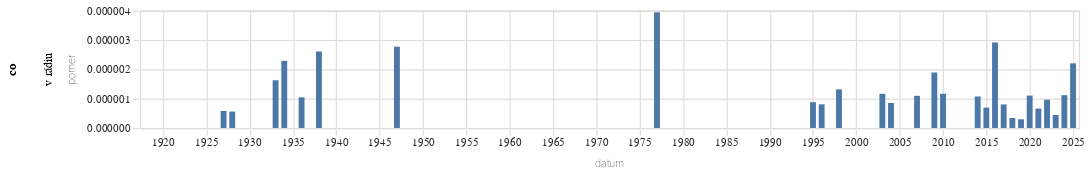

The code cell stored with this chart in its notebook:
### Code cell
graf(vyvoj_vyskytu("(?i)v r[aá]diu","v rádiu"))

### Figure 1 — Vega-Lite specification as saved in the notebook (floating-point values rounded to 4 significant figures)
{"config": {"title": {"font": "Noticia Text", "fontSize": 11.5, "anchor": "start", "lineHeight": 19, "fontWeight": "bolder", "subtitleFont": "Noticia Text", "subtitleFontSize": 10, "subtitleLineHeight": 15, "subtitlePadding": 10, "dy": -10, "color": "#292829", "subtitleColor": "#292829"}, "axis": {"labelFont": "Asap", "titleFont": "Asap", "fontWeight": "lighter", "titleFontWeight": "lighter", "labelFontSize": 9, "titleFontSize": 9, "labelPadding": 2, "titlePadding": 9, "domainOpacity": 0, "tickColor": "#DCDDD6", "labelColor": "#292829"}, "legend": {"labelFont": "Asap", "labelFontWeight": "normal", "titleFont": "Asap", "titleFontWeight": "normal", "labelFontSize": 9, "titleFontSize": 9, "labelColor": "#292829"}}, "data": {"name": "data-04d8b19cdf65a980f33343ef9ed17efe"}, "mark": {"type": "bar"}, "encoding": {"row": {"field": "co", "type": "nominal"}, "x": {"field": "datum", "type": "temporal"}, "y": {"field": "pomer", "type": "quantitative"}}, "height": 100, "width": 800, "$schema": "https://vega.github.io/schema/vega-lite/v5.8.0.json", "datasets": {"data-04d8b19cdf65a980f33343ef9ed17efe": [{"datum": "1918-01-01T00:00:00", "vyskytu": 0, "pocet_slov": 172010, "pomer": 0.0, "co": "v rádiu"}, {"datum": "1919-01-01T00:00:00", "vyskytu": 0, "pocet_slov": 1547459, "pomer": 0.0, "co": "v rádiu"}, {"datum": "1920-01-01T00:00:00", "vyskytu": 0, "pocet_slov": 1557497, "pomer": 0.0, "co": "v rádiu"}, {"datum": "1921-01-01T00:00:00", "vyskytu": 0, "pocet_slov": 1814119, "pomer": 0.0, "co": "v rádiu"}, {"datum": "1922-01-01T00:00:00", "vyskytu": 0, "pocet_slov": 1739976, "pomer": 0.0, "co": "v rádiu"}, {"datum": "1923-01-01T00:00:00", "vyskytu": 0, "pocet_slov": 1131296, "pomer": 0.0, "co": "v rádiu"}, {"datum": "1924-01-01T00:00:00", "vyskytu": 0, "pocet_slov": 1386775, "pomer": 0.0, "co": "v rádiu"}, {"datum": "1925-01-01T00:00:00", "vyskytu": 0, "pocet_slov": 989387, "pomer": 0.0, "co": "v rádiu"}, {"datum": "1926-01-01T00:00:00", "vyskytu": 0, "pocet_slov": 1629693, "pomer": 0.0, "co": "v rádiu"}, {"datum": "1927-01-01T00:00:00", "vyskytu": 1, "pocet_slov": 1725378, "pomer": 5.796e-07, "co": "v rádiu"}, {"datum": "1928-01-01T00:00:00", "vyskytu": 1, "pocet_slov": 1786584, "pomer": 5.597e-07, "co": "v rádiu"}, {"datum": "1929-01-01T00:00:00", "vyskytu": 0, "pocet_slov": 907519, "pomer": 0.0, "co": "v rádiu"}, {"datum": "1930-01-01T00:00:00", "vyskytu": 0, "pocet_slov": 1990549, "pomer": 0.0, "co": "v rádiu"}, {"datum": "1931-01-01T00:00:00", "vyskytu": 0, "pocet_slov": 1466185, "pomer": 0.0, "co": "v rádiu"}, {"datum": "1932-01-01T00:00:00", "vyskytu": 0, "pocet_slov": 1117587, "pomer": 0.0, "co": "v rádiu"}, {"datum": "1933-01-01T00:00:00", "vyskytu": 2, "pocet_slov": 1230441, "pomer": 1.625e-06, "co": "v rádiu"}, {"datum": "1934-01-01T00:00:00", "vyskytu": 2, "pocet_slov": 874472, "pomer": 2.287e-06, "co": "v rádiu"}, {"datum": "1935-01-01T00:00:00", "vyskytu": 0, "pocet_slov": 712050, "pomer": 0.0, "co": "v rádiu"}, {"datum": "1936-01-01T00:00:00", "vyskytu": 1, "pocet_slov": 958205, "pomer": 1.044e-06, "co": "v rádiu"}, {"datum": "1937-01-01T00:00:00", "vyskytu": 0, "pocet_slov": 733783, "pomer": 0.0, "co": "v rádiu"}, {"datum": "1938-01-01T00:00:00", "vyskytu": 1, "pocet_slov": 383461, "pomer": 2.608e-06, "co": "v rádiu"}, {"datum": "1945-01-01T00:00:00", "vyskytu": 0, "pocet_slov": 140144, "pomer": 0.0, "co": "v rádiu"}, {"datum": "1946-01-01T00:00:00", "vyskytu": 0, "pocet_slov": 1129068, "pomer": 0.0, "co": "v rádiu"}, {"datum": "1947-01-01T00:00:00", "vyskytu": 3, "pocet_slov": 1083098, "pomer": 2.77e-06, "co": "v rádiu"}, {"datum": "1948-01-01T00:00:00", "vyskytu": 0, "pocet_slov": 618132, "pomer": 0.0, "co": "v rádiu"}, {"datum": "1949-01-01T00:00:00", "vyskytu": 0, "pocet_slov": 357203, "pomer": 0.0, "co": "v rádiu"}, {"datum": "1950-01-01T00:00:00", "vyskytu": 0, "pocet_slov": 208781, "pomer": 0.0, "co": "v rádiu"}, {"datum": "1951-01-01T00:00:00", "vyskytu": 0, "pocet_slov": 219888, "pomer": 0.0, "co": "v rádiu"}, {"datum": "1952-01-01T00:00:00", "vyskytu": 0, "pocet_slov": 189920, "pomer": 0.0, "co": "v rádiu"}, {"datum": "1953-01-01T00:00:00", "vyskytu": 0, "pocet_slov": 114518, "pomer": 0.0, "co": "v rádiu"}, {"datum": "1954-01-01T00:00:00", "vyskytu": 0, "pocet_slov": 98416, "pomer": 0.0, "co": "v rádiu"}, {"datum": "1955-01-01T00:00:00", "vyskytu": 0, "pocet_slov": 78833, "pomer": 0.0, "co": "v rádiu"}, {"datum": "1956-01-01T00:00:00", "vyskytu": 0, "pocet_slov": 138430, "pomer": 0.0, "co": "v rádiu"}, {"datum": "1957-01-01T00:00:00", "vyskytu": 0, "pocet_slov": 137388, "pomer": 0.0, "co": "v rádiu"}, {"datum": "1958-01-01T00:00:00", "vyskytu": 0, "pocet_slov": 142112, "pomer": 0.0, "co": "v rádiu"}, {"datum": "1959-01-01T00:00:00", "vyskytu": 0, "pocet_slov": 141333, "pomer": 0.0, "co": "v rádiu"}, {"datum": "1960-01-01T00:00:00", "vyskytu": 0, "pocet_slov": 181817, "pomer": 0.0, "co": "v rádiu"}, {"datum": "1961-01-01T00:00:00", "vyskytu": 0, "pocet_slov": 216288, "pomer": 0.0, "co": "v rádiu"}, {"datum": "1962-01-01T00:00:00", "vyskytu": 0, "pocet_slov": 98793, "pomer": 0.0, "co": "v rádiu"}, {"datum": "1963-01-01T00:00:00", "vyskytu": 0, "pocet_slov": 139432, "pomer": 0.0, "co": "v rádiu"}, {"datum": "1964-01-01T00:00:00", "vyskytu": 0, "pocet_slov": 288820, "pomer": 0.0, "co": "v rádiu"}, {"datum": "1965-01-01T00:00:00", "vyskytu": 0, "pocet_slov": 194814, "pomer": 0.0, "co": "v rádiu"}, {"datum": "1966-01-01T00:00:00", "vyskytu": 0, "pocet_slov": 247115, "pomer": 0.0, "co": "v rádiu"}, {"datum": "1967-01-01T00:00:00", "vyskytu": 0, "pocet_slov": 225198, "pomer": 0.0, "co": "v rádiu"}, {"datum": "1968-01-01T00:00:00", "vyskytu": 0, "pocet_slov": 559905, "pomer": 0.0, "co": "v rádiu"}, {"datum": "1969-01-01T00:00:00", "vyskytu": 0, "pocet_slov": 368721, "pomer": 0.0, "co": "v rádiu"}, {"datum": "1970-01-01T00:00:00", "vyskytu": 0, "pocet_slov": 248046, "pomer": 0.0, "co": "v rádiu"}, {"datum": "1971-01-01T00:00:00", "vyskytu": 0, "pocet_slov": 263102, "pomer": 0.0, "co": "v rádiu"}, {"datum": "1972-01-01T00:00:00", "vyskytu": 0, "pocet_slov": 213032, "pomer": 0.0, "co": "v rádiu"}, {"datum": "1973-01-01T00:00:00", "vyskytu": 0, "pocet_slov": 280835, "pomer": 0.0, "co": "v rádiu"}, {"datum": "1974-01-01T00:00:00", "vyskytu": 0, "pocet_slov": 291980, "pomer": 0.0, "co": "v rádiu"}, {"datum": "1975-01-01T00:00:00", "vyskytu": 0, "pocet_slov": 335255, "pomer": 0.0, "co": "v rádiu"}, {"datum": "1976-01-01T00:00:00", "vyskytu": 0, "pocet_slov": 244998, "pomer": 0.0, "co": "v rádiu"}, {"datum": "1977-01-01T00:00:00", "vyskytu": 1, "pocet_slov": 253702, "pomer": 3.942e-06, "co": "v rádiu"}, {"datum": "1978-01-01T00:00:00", "vyskytu": 0, "pocet_slov": 289894, "pomer": 0.0, "co": "v rádiu"}, {"datum": "1979-01-01T00:00:00", "vyskytu": 0, "pocet_slov": 252883, "pomer": 0.0, "co": "v rádiu"}, {"datum": "1980-01-01T00:00:00", "vyskytu": 0, "pocet_slov": 242065, "pomer": 0.0, "co": "v rádiu"}, {"datum": "1981-01-01T00:00:00", "vyskytu": 0, "pocet_slov": 134899, "pomer": 0.0, "co": "v rádiu"}, {"datum": "1982-01-01T00:00:00", "vyskytu": 0, "pocet_slov": 186973, "pomer": 0.0, "co": "v rádiu"}, {"datum": "1983-01-01T00:00:00", "vyskytu": 0, "pocet_slov": 227768, "pomer": 0.0, "co": "v rádiu"}, {"datum": "1984-01-01T00:00:00", "vyskytu": 0, "pocet_slov": 191735, "pomer": 0.0, "co": "v rádiu"}, {"datum": "1985-01-01T00:00:00", "vyskytu": 0, "pocet_slov": 165973, "pomer": 0.0, "co": "v rádiu"}, {"datum": "1986-01-01T00:00:00", "vyskytu": 0, "pocet_slov": 98877, "pomer": 0.0, "co": "v rádiu"}, {"datum": "1987-01-01T00:00:00", "vyskytu": 0, "pocet_slov": 149991, "pomer": 0.0, "co": "v rádiu"}, {"datum": "1988-01-01T00:00:00", "vyskytu": 0, "pocet_slov": 167631, "pomer": 0.0, "co": "v rádiu"}, {"datum": "1989-01-01T00:00:00", "vyskytu": 0, "pocet_slov": 255151, "pomer": 0.0, "co": "v rádiu"}, {"datum": "1990-01-01T00:00:00", "vyskytu": 0, "pocet_slov": 833434, "pomer": 0.0, "co": "v rádiu"}, {"datum": "1991-01-01T00:00:00", "vyskytu": 0, "pocet_slov": 1410605, "pomer": 0.0, "co": "v rádiu"}, {"datum": "1992-01-01T00:00:00", "vyskytu": 0, "pocet_slov": 1217148, "pomer": 0.0, "co": "v rádiu"}, {"datum": "1993-01-01T00:00:00", "vyskytu": 0, "pocet_slov": 1127475, "pomer": 0.0, "co": "v rádiu"}, {"datum": "1994-01-01T00:00:00", "vyskytu": 0, "pocet_slov": 948063, "pomer": 0.0, "co": "v rádiu"}, {"datum": "1995-01-01T00:00:00", "vyskytu": 1, "pocet_slov": 1138209, "pomer": 8.786e-07, "co": "v rádiu"}, {"datum": "1996-01-01T00:00:00", "vyskytu": 1, "pocet_slov": 1240947, "pomer": 8.058e-07, "co": "v rádiu"}, {"datum": "1997-01-01T00:00:00", "vyskytu": 0, "pocet_slov": 2179318, "pomer": 0.0, "co": "v rádiu"}, {"datum": "1998-01-01T00:00:00", "vyskytu": 2, "pocet_slov": 1522654, "pomer": 1.313e-06, "co": "v rádiu"}, {"datum": "1999-01-01T00:00:00", "vyskytu": 0, "pocet_slov": 2465372, "pomer": 0.0, "co": "v rádiu"}, {"datum": "2000-01-01T00:00:00", "vyskytu": 0, "pocet_slov": 2483127, "pomer": 0.0, "co": "v rádiu"}, {"datum": "2001-01-01T00:00:00", "vyskytu": 0, "pocet_slov": 2462192, "pomer": 0.0, "co": "v rádiu"}, {"datum": "2002-01-01T00:00:00", "vyskytu": 0, "pocet_slov": 1931845, "pomer": 0.0, "co": "v rádiu"}, {"datum": "2003-01-01T00:00:00", "vyskytu": 3, "pocet_slov": 2578085, "pomer": 1.164e-06, "co": "v rádiu"}, {"datum": "2004-01-01T00:00:00", "vyskytu": 2, "pocet_slov": 2351739, "pomer": 8.504e-07, "co": "v rádiu"}, {"datum": "2005-01-01T00:00:00", "vyskytu": 0, "pocet_slov": 2582168, "pomer": 0.0, "co": "v rádiu"}, {"datum": "2006-01-01T00:00:00", "vyskytu": 0, "pocet_slov": 1552476, "pomer": 0.0, "co": "v rádiu"}, {"datum": "2007-01-01T00:00:00", "vyskytu": 2, "pocet_slov": 1826653, "pomer": 1.095e-06, "co": "v rádiu"}, {"datum": "2008-01-01T00:00:00", "vyskytu": 0, "pocet_slov": 1786832, "pomer": 0.0, "co": "v rádiu"}, {"datum": "2009-01-01T00:00:00", "vyskytu": 4, "pocet_slov": 2116415, "pomer": 1.89e-06, "co": "v rádiu"}, {"datum": "2010-01-01T00:00:00", "vyskytu": 2, "pocet_slov": 1718642, "pomer": 1.164e-06, "co": "v rádiu"}, {"datum": "2011-01-01T00:00:00", "vyskytu": 0, "pocet_slov": 2512843, "pomer": 0.0, "co": "v rádiu"}, {"datum": "2012-01-01T00:00:00", "vyskytu": 0, "pocet_slov": 2154063, "pomer": 0.0, "co": "v rádiu"}, {"datum": "2013-01-01T00:00:00", "vyskytu": 0, "pocet_slov": 1253654, "pomer": 0.0, "co": "v rádiu"}, {"datum": "2014-01-01T00:00:00", "vyskytu": 3, "pocet_slov": 2797907, "pomer": 1.072e-06, "co": "v rádiu"}, {"datum": "2015-01-01T00:00:00", "vyskytu": 2, "pocet_slov": 2883253, "pomer": 6.937e-07, "co": "v rádiu"}, {"datum": "2016-01-01T00:00:00", "vyskytu": 9, "pocet_slov": 3088746, "pomer": 2.914e-06, "co": "v rádiu"}, {"datum": "2017-01-01T00:00:00", "vyskytu": 2, "pocet_slov": 2494184, "pomer": 8.019e-07, "co": "v rádiu"}, {"datum": "2018-01-01T00:00:00", "vyskytu": 1, "pocet_slov": 2950192, "pomer": 3.39e-07, "co": "v rádiu"}, {"datum": "2019-01-01T00:00:00", "vyskytu": 1, "pocet_slov": 3385704, "pomer": 2.954e-07, "co": "v rádiu"}, {"datum": "2020-01-01T00:00:00", "vyskytu": 4, "pocet_slov": 3628168, "pomer": 1.102e-06, "co": "v rádiu"}, {"datum": "2021-01-01T00:00:00", "vyskytu": 2, "pocet_slov": 3028906, "pomer": 6.603e-07, "co": "v rádiu"}, {"datum": "2022-01-01T00:00:00", "vyskytu": 4, "pocet_slov": 4156918, "pomer": 9.623e-07, "co": "v rádiu"}, {"datum": "2023-01-01T00:00:00", "vyskytu": 2, "pocet_slov": 4543342, "pomer": 4.402e-07, "co": "v rádiu"}, {"datum": "2024-01-01T00:00:00", "vyskytu": 5, "pocet_slov": 4476204, "pomer": 1.117e-06, "co": "v rádiu"}, {"datum": "2025-01-01T00:00:00", "vyskytu": 5, "pocet_slov": 2270793, "pomer": 2.202e-06, "co": "v rádiu"}]}}
